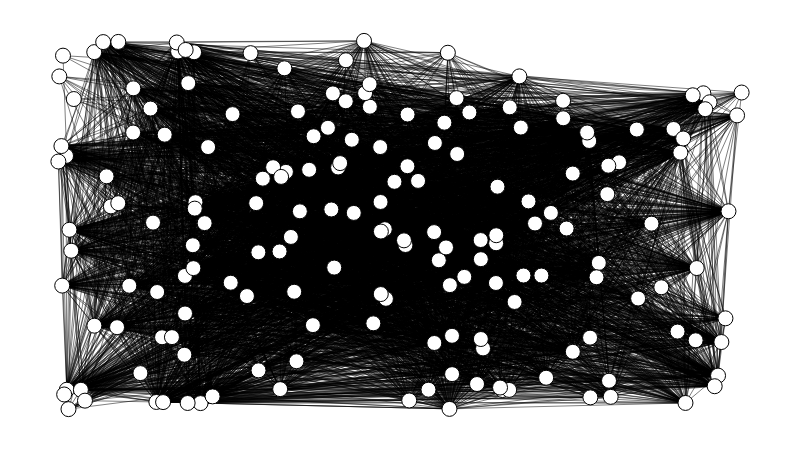

Notebook code for this chart:
### Code cell
g.draw()

### Figure 1 — Plotly figure (JSON) as saved in the notebook; plotly's stock layout.template omitted (floating-point values rounded to 4 significant figures; data arrays with more than 128 entries replaced by an {"elided": "..."} marker saying what was removed)
{"data": [{"hoverinfo": "none", "line": {"color": "rgb(127, 127, 127)", "dash": "solid", "width": 0}, "mode": "lines", "type": "scatter", "x": [0.5002, 0.5002, null, 0, 1, null], "y": [0, 1, null, 0.5054, 0.5054, null]}, {"hoverinfo": "none", "line": {"color": "rgba(0, 0, 0, 0.5)", "dash": "solid", "width": 1}, "mode": "lines", "type": "scatter", "x": {"elided": "18489 float values"}, "y": {"elided": "18489 float values"}}, {"hoverinfo": "text", "marker": {"color": "rgb(255, 255, 255)", "line": {"color": "rgb(0, 0, 0)", "width": 1}, "size": 15, "symbol": "circle"}, "mode": "markers", "text": {"elided": "177 str values"}, "textfont": {"color": "rgb(0, 0, 0)"}, "textposition": "middle center", "type": "scatter", "x": {"elided": "177 float values"}, "y": {"elided": "177 float values"}}, {"hoverinfo": "none", "mode": "text", "text": [], "textfont": {"color": "rgb(255, 255, 255)"}, "textposition": "middle center", "type": "scatter", "x": [], "y": []}, {"hoverinfo": "none", "mode": "text", "text": {"elided": "177 null values"}, "textfont": {"color": "rgb(0, 0, 0)"}, "textposition": "middle center", "type": "scatter", "x": {"elided": "177 float values"}, "y": {"elided": "177 float values"}}, {"hoverinfo": "none", "mode": "text", "text": {"elided": "6163 null values"}, "textfont": {"color": "rgb(0, 0, 0)"}, "textposition": "middle center", "type": "scatter", "x": {"elided": "6163 float values"}, "y": {"elided": "6163 float values"}}, {"hoverinfo": "none", "marker": {"color": "rgba(255, 255, 255, 0)", "line": {"color": "rgba(255, 255, 255, 0)", "width": 0}, "size": 0, "symbol": "circle"}, "mode": "markers", "type": "scatter", "x": [0.5, 0, 1, 0.5], "y": [0, 0.5, 0.5, 1]}], "layout": {"height": 450, "hovermode": "closest", "margin": {"b": 10, "l": 10, "r": 10, "t": 10}, "plot_bgcolor": "rgb(255, 255, 255)", "showlegend": false, "width": 800, "xaxis": {"showgrid": false, "showticklabels": false, "zeroline": false}, "yaxis": {"showgrid": false, "showticklabels": false, "zeroline": false}}}
